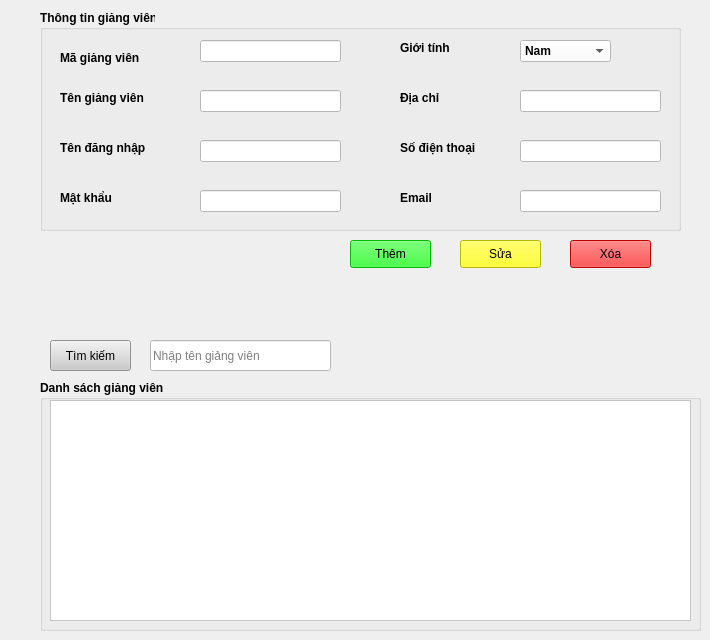
         <widget class="QWidget" name="giangVien_page">
          <widget class="QPushButton" name="btn_themGV">
           <property name="geometry">
            <rect>
             <x>350</x>
             <y>240</y>
             <width>81</width>
             <height>28</height>
            </rect>
           </property>
           <property name="styleSheet">
            <string notr="true">background-color: rgb(0, 255, 0);</string>
           </property>
           <property name="text">
            <string>Thêm</string>
           </property>
          </widget>
          <widget class="QLineEdit" name="txt_timKiemGV">
           <property name="geometry">
            <rect>
             <x>150</x>
             <y>340</y>
             <width>181</width>
             <height>31</height>
            </rect>
           </property>
           <property name="styleSheet">
            <string notr="true">background-color: rgb(255, 255, 255);
color: rgb(0, 0, 0);</string>
           </property>
           <property name="text">
            <string/>
           </property>
           <property name="placeholderText">
            <string>Nhập tên giảng viên</string>
           </property>
          </widget>
          <widget class="QPushButton" name="btn_timKiemGV">
           <property name="geometry">
            <rect>
             <x>50</x>
             <y>340</y>
             <width>81</width>
             <height>31</height>
            </rect>
           </property>
           <property name="styleSheet">
            <string notr="true">background-color: rgb(203, 203, 203);</string>
           </property>
           <property name="text">
            <string>Tìm kiếm</string>
           </property>
          </widget>
          <widget class="QPushButton" name="btn_xoaGV">
           <property name="geometry">
            <rect>
             <x>570</x>
             <y>240</y>
             <width>81</width>
             <height>28</height>
            </rect>
           </property>
           <property name="styleSheet">
            <string notr="true">background-color: rgb(255, 0, 0);</string>
           </property>
           <property name="text">
            <string>Xóa</string>
           </property>
          </widget>
          <widget class="QGroupBox" name="groupBox_2">
           <property name="geometry">
            <rect>
             <x>40</x>
             <y>10</y>
             <width>641</width>
             <height>221</height>
            </rect>
           </property>
           <property name="font">
            <font>
             <pointsize>9</pointsize>
             <weight>75</weight>
             <bold>true</bold>
            </font>
           </property>
           <property name="title">
            <string>Thông tin giảng viên</string>
           </property>
           <widget class="QLabel" name="label">
            <property name="geometry">
             <rect>
              <x>20</x>
              <y>40</y>
              <width>111</width>
              <height>16</height>
             </rect>
            </property>
            <property name="font">
             <font>
              <pointsize>9</pointsize>
             </font>
            </property>
            <property name="text">
             <string>Mã giảng viên</string>
            </property>
           </widget>
           <widget class="QLabel" name="label_5">
            <property name="geometry">
             <rect>
              <x>20</x>
              <y>80</y>
              <width>111</width>
              <height>16</height>
             </rect>
            </property>
            <property name="font">
             <font>
              <pointsize>9</pointsize>
             </font>
            </property>
            <property name="text">
             <string>Tên giảng viên</string>
            </property>
           </widget>
           <widget class="QLabel" name="label_9">
            <property name="geometry">
             <rect>
              <x>360</x>
              <y>30</y>
              <width>111</width>
              <height>16</height>
             </rect>
            </property>
            <property name="font">
             <font>
              <pointsize>9</pointsize>
             </font>
            </property>
            <property name="text">
             <string>Giới tính </string>
            </property>
           </widget>
           <widget class="QLabel" name="label_10">
            <property name="geometry">
             <rect>
              <x>360</x>
              <y>130</y>
              <width>111</width>
              <height>16</height>
             </rect>
            </property>
            <property name="font">
             <font>
              <pointsize>9</pointsize>
             </font>
            </property>
            <property name="text">
             <string>Số điện thoại </string>
            </property>
           </widget>
           <widget class="QLabel" name="label_11">
            <property name="geometry">
             <rect>
              <x>360</x>
              <y>80</y>
              <width>111</width>
              <height>16</height>
             </rect>
            </property>
            <property name="font">
             <font>
              <pointsize>9</pointsize>
             </font>
            </property>
            <property name="text">
             <string>Địa chỉ</string>
            </property>
           </widget>
           <widget class="QLineEdit" name="txt_magv">
            <property name="geometry">
             <rect>
              <x>160</x>
              <y>30</y>
              <width>141</width>
              <height>22</height>
             </rect>
            </property>
            <property name="styleSheet">
             <string notr="true">background-color: rgb(255, 255, 255);</string>
            </property>
           </widget>
           <widget class="QLineEdit" name="txt_tengv">
            <property name="geometry">
             <rect>
              <x>160</x>
              <y>80</y>
              <width>141</width>
              <height>22</height>
             </rect>
            </property>
            <property name="styleSheet">
             <string notr="true">background-color: rgb(255, 255, 255);</string>
            </property>
           </widget>
           <widget class="QComboBox" name="ccb_genderGV">
            <property name="geometry">
             <rect>
              <x>480</x>
              <y>30</y>
              <width>91</width>
              <height>22</height>
             </rect>
            </property>
            <property name="styleSheet">
             <string notr="true">background-color: rgb(255, 255, 255);</string>
            </property>
            <item>
             <property name="text">
              <string>Nam</string>
             </property>
            </item>
            <item>
             <property name="text">
              <string>Nữ</string>
             </property>
            </item>
            <item>
             <property name="text">
              <string>Khác</string>
             </property>
            </item>
           </widget>
           <widget class="QLineEdit" name="txt_sdtGV">
            <property name="geometry">
             <rect>
              <x>480</x>
              <y>130</y>
              <width>141</width>
              <height>22</height>
             </rect>
            </property>
            <property name="styleSheet">
             <string notr="true">background-color: rgb(255, 255, 255);</string>
            </property>
           </widget>
           <widget class="QLineEdit" name="username">
            <property name="geometry">
             <rect>
              <x>160</x>
              <y>130</y>
              <width>141</width>
              <height>22</height>
             </rect>
            </property>
            <property name="styleSheet">
             <string notr="true">background-color: rgb(255, 255, 255);</string>
            </property>
           </widget>
           <widget class="QLabel" name="label_31">
            <property name="geometry">
             <rect>
              <x>20</x>
              <y>130</y>
              <width>111</width>
              <height>16</height>
             </rect>
            </property>
            <property name="font">
             <font>
              <pointsize>9</pointsize>
             </font>
            </property>
            <property name="text">
             <string>Tên đăng nhập</string>
            </property>
           </widget>
           <widget class="QLineEdit" name="password">
            <property name="geometry">
             <rect>
              <x>160</x>
              <y>180</y>
              <width>141</width>
              <height>22</height>
             </rect>
            </property>
            <property name="styleSheet">
             <string notr="true">background-color: rgb(255, 255, 255);</string>
            </property>
            <property name="text">
             <string/>
            </property>
           </widget>
           <widget class="QLabel" name="label_32">
            <property name="geometry">
             <rect>
              <x>20</x>
              <y>180</y>
              <width>111</width>
              <height>16</height>
             </rect>
            </property>
            <property name="font">
             <font>
              <pointsize>9</pointsize>
             </font>
            </property>
            <property name="text">
             <string>Mật khẩu</string>
            </property>
           </widget>
           <widget class="QLabel" name="label_34">
            <property name="geometry">
             <rect>
              <x>360</x>
              <y>180</y>
              <width>111</width>
              <height>16</height>
             </rect>
            </property>
            <property name="font">
             <font>
              <pointsize>9</pointsize>
             </font>
            </property>
            <property name="text">
             <string>Email</string>
            </property>
           </widget>
           <widget class="QLineEdit" name="txt_emailGV">
            <property name="geometry">
             <rect>
              <x>480</x>
              <y>180</y>
              <width>141</width>
              <height>22</height>
             </rect>
            </property>
            <property name="styleSheet">
             <string notr="true">background-color: rgb(255, 255, 255);</string>
            </property>
           </widget>
           <widget class="QLineEdit" name="txt_diaChiGV">
            <property name="geometry">
             <rect>
              <x>480</x>
              <y>80</y>
              <width>141</width>
              <height>22</height>
             </rect>
            </property>
            <property name="styleSheet">
             <string notr="true">background-color: rgb(255, 255, 255);</string>
            </property>
           </widget>
          </widget>
          <widget class="QGroupBox" name="groupBox_3">
           <property name="geometry">
            <rect>
             <x>40</x>
             <y>380</y>
             <width>661</width>
             <height>251</height>
            </rect>
           </property>
           <property name="font">
            <font>
             <pointsize>9</pointsize>
             <weight>75</weight>
             <bold>true</bold>
            </font>
           </property>
           <property name="title">
            <string>Danh sách giảng viên</string>
           </property>
           <widget class="QTableWidget" name="tbl_giangVien">
            <property name="geometry">
             <rect>
              <x>10</x>
              <y>20</y>
              <width>641</width>
              <height>221</height>
             </rect>
            </property>
            <property name="styleSheet">
             <string notr="true">
background-color: rgb(255, 255, 255);</string>
            </property>
           </widget>
          </widget>
          <widget class="QPushButton" name="btn_suaGV">
           <property name="geometry">
            <rect>
             <x>460</x>
             <y>240</y>
             <width>81</width>
             <height>28</height>
            </rect>
           </property>
           <property name="styleSheet">
            <string notr="true">background-color: rgb(255, 255, 0);</string>
           </property>
           <property name="text">
            <string>Sửa</string>
           </property>
          </widget>
         </widget>
